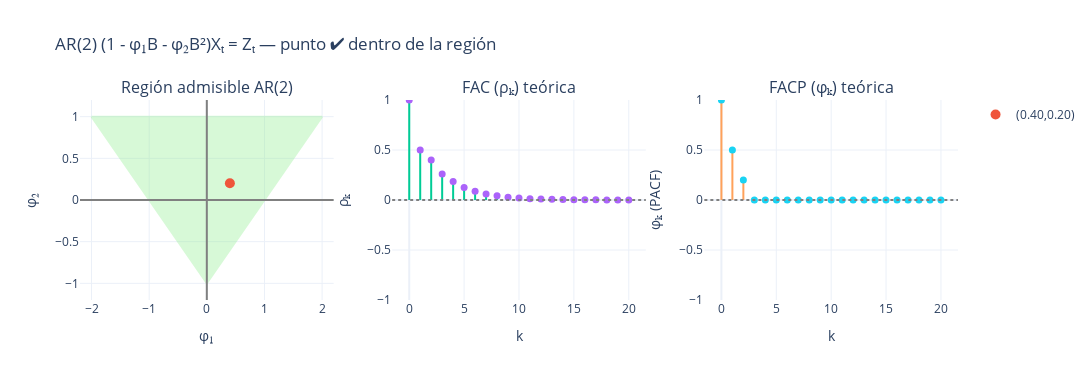

Source (notebook cell):
### Markdown cell above
**Región admisible 1 para el proceso AR(2)**

**Modelo:**
$$
(1 - \phi_1 B - \phi_2 B^2) W_t = \alpha_t
$$


**Condiciones de la región:**

- $\phi_1 < 0$
- $\phi_1^2 + 4\phi_2 \geq 0$
- $\phi_2 + \phi_1 < 1$


**Interpretación gráfica:**

- Esta región se encuentra en el triángulo donde:
  - $\phi_2 = -\phi_1$
  - $\phi_1^2 + 4\phi_2 = 1$
  - Las autocorrelaciones (FAC) decaen exponencialmente
  - Las primeras $\rho_k$ son positivas y luego se alternan de signo

### Code cell
import numpy as np
import plotly.graph_objects as go
from plotly.subplots import make_subplots

# ========= util: "stem plot" (líneas verticales + marcadores) =========
def stem_trace(x, y):
    xs, ys = [], []
    for xi, yi in zip(x, y):
        xs += [xi, xi, None]
        ys += [0, yi, None]
    lines = go.Scatter(x=xs, y=ys, mode="lines", line=dict(width=2), showlegend=False)
    dots  = go.Scatter(x=x,  y=y,  mode="markers", marker=dict(size=7), showlegend=False)
    return lines, dots

# ========= pesos MA(∞) para AR(p): (1 - sum φ_j B^j)X_t = Z_t =========
def psi_weights_from_ar(phi, M=2000):
    p = len(phi)
    psi = np.zeros(M+1)
    psi[0] = 1.0
    for k in range(1, M+1):
        acc = 0.0
        for j in range(1, p+1):
            if k-j >= 0:
                acc += phi[j-1] * psi[k-j]
        psi[k] = acc
    return psi

# ========= ACF teórica a partir de psi-weights =========
def acf_from_psi(psi, m):
    M = len(psi) - 1
    gamma = np.zeros(m+1)
    for k in range(m+1):
        gamma[k] = np.dot(psi[:M-k+1], psi[k:M+1])
    return gamma / gamma[0]

# ========= PACF (Durbin-Levinson) dada la ACF =========
def pacf_from_acf(rho, m):
    # rho: [ρ0..ρm], Durbin-Levinson devuelve φ_{kk}; PACF_k = φ_{kk}
    pacf = np.zeros(m+1)
    pacf[0] = 1.0
    phi = np.zeros((m+1, m+1))
    phi[1,1] = rho[1]
    pacf[1] = phi[1,1]
    var = np.zeros(m+1)
    var[0] = 1.0
    var[1] = 1 - phi[1,1]**2
    for k in range(2, m+1):
        num = rho[k] - np.sum(phi[k-1,1:k] * rho[1:k][::-1])
        den = var[k-1]
        phi[k,k] = num / den
        for j in range(1, k):
            phi[k,j] = phi[k-1,j] - phi[k,k] * phi[k-1,k-j]
        var[k] = var[k-1] * (1 - phi[k,k]**2)
        pacf[k] = phi[k,k]
    return pacf

# ========= región admisible AR(2) (triángulo) =========
def admissible_triangle(n=400):
    # bordes: φ2 = -1; φ2 = 1 - φ1; φ2 = 1 + φ1
    phi1 = np.linspace(-2, 2, n)
    x_poly = np.concatenate([[-2,  2,  0]])
    y_poly = np.concatenate([[- 1,-1, 1]])
    return x_poly, y_poly

# ========= Panel completo =========
def panel_ar2(phi1=0.4, phi2=0.2, m=20):
    # Chequeo rápido de admisibilidad (suficiente para AR(2))
    inside = (phi2 > -1) and (phi1 + phi2 < 1) and (-phi1 + phi2 < 1)
    title_flag = "✔" if inside else "✖"
    fig = make_subplots(rows=1, cols=3,
                        subplot_titles=("Región admisible AR(2)",
                                        "FAC (ρₖ) teórica",
                                        "FACP (φₖ) teórica"))

    # --- 1) Región admisible sombreada + punto (φ1, φ2)
    x_poly = np.array([-2, 2, 0, -2])
    y_poly = np.array([ 1, 1,-1,  1])
    fig.add_trace(go.Scatter(x=x_poly, y=y_poly, fill="toself",
                             fillcolor="lightgreen", opacity=0.35,
                             mode="lines", line=dict(color="lightgreen"),
                             showlegend=False), row=1, col=1)
    # ejes guía
    fig.add_hline(y=0, line_color="gray", row=1, col=1)
    fig.add_vline(x=0, line_color="gray", row=1, col=1)
    # punto elegido
    fig.add_trace(go.Scatter(x=[phi1], y=[phi2], mode="markers",
                             marker=dict(size=10),
                             name=f"({phi1:.2f},{phi2:.2f})"), row=1, col=1)
    fig.update_xaxes(title_text="φ₁", range=[-2.2, 2.2], row=1, col=1)
    fig.update_yaxes(title_text="φ₂", range=[-1.2, 1.2], row=1, col=1)

    # --- 2) FAC teórica del AR(2) elegido
    psi = psi_weights_from_ar([phi1, phi2], M=2000)
    rho = acf_from_psi(psi, m)
    lags = np.arange(m+1)
    lines, dots = stem_trace(lags, rho)
    fig.add_trace(lines, row=1, col=2); fig.add_trace(dots, row=1, col=2)
    fig.add_hline(y=0, line_dash="dot", line_color="gray", row=1, col=2)
    fig.update_yaxes(range=[-1, 1], title_text="ρₖ", row=1, col=2)
    fig.update_xaxes(title_text="k", row=1, col=2)

    # --- 3) FACP teórica (corte en k=2)
    pacf = pacf_from_acf(rho, m)
    lines_p, dots_p = stem_trace(lags, pacf)
    fig.add_trace(lines_p, row=1, col=3); fig.add_trace(dots_p, row=1, col=3)
    fig.add_hline(y=0, line_dash="dot", line_color="gray", row=1, col=3)
    fig.update_yaxes(range=[-1, 1], title_text="φₖ (PACF)", row=1, col=3)
    fig.update_xaxes(title_text="k", row=1, col=3)

    fig.update_layout(template="plotly_white", width=1150, height=380,
                      title=f"AR(2) (1 - φ₁B - φ₂B²)Xₜ = Zₜ — punto {title_flag} dentro de la región")
    return fig

# ================== EJEMPLO ==================
# Elegimos parámetros DENTRO del área: φ1=0.4, φ2=0.2 (cumple φ2>-1 y φ2<1-|φ1|=0.6)
fig = panel_ar2(phi1=0.4, phi2=0.2, m=20)
fig.show()

### Figure 1 — Plotly figure (JSON) as saved in the notebook; plotly's stock layout.template omitted (floating-point values rounded to 4 significant figures)
{"data": [{"fill": "toself", "fillcolor": "lightgreen", "line": {"color": "lightgreen"}, "mode": "lines", "opacity": 0.35, "showlegend": false, "type": "scatter", "x": [-2, 2, 0, -2], "xaxis": "x", "y": [1, 1, -1, 1], "yaxis": "y"}, {"marker": {"size": 10}, "mode": "markers", "name": "(0.40,0.20)", "type": "scatter", "x": [0.4], "xaxis": "x", "y": [0.2], "yaxis": "y"}, {"line": {"width": 2}, "mode": "lines", "showlegend": false, "type": "scatter", "x": [0, 0, null, 1, 1, null, 2, 2, null, 3, 3, null, 4, 4, null, 5, 5, null, 6, 6, null, 7, 7, null, 8, 8, null, 9, 9, null, 10, 10, null, 11, 11, null, 12, 12, null, 13, 13, null, 14, 14, null, 15, 15, null, 16, 16, null, 17, 17, null, 18, 18, null, 19, 19, null, 20, 20, null], "xaxis": "x2", "y": [0, 1, null, 0, 0.5, null, 0, 0.4, null, 0, 0.26, null, 0, 0.184, null, 0, 0.1256, null, 0, 0.08704, null, 0, 0.05994, null, 0, 0.04138, null, 0, 0.02854, null, 0, 0.01969, null, 0, 0.01359, null, 0, 0.009373, null, 0, 0.006466, null, 0, 0.004461, null, 0, 0.003078, null, 0, 0.002123, null, 0, 0.001465, null, 0, 0.001011, null, 0, 0.0006972, null, 0, 0.000481, null], "yaxis": "y2"}, {"marker": {"size": 7}, "mode": "markers", "showlegend": false, "type": "scatter", "x": [0, 1, 2, 3, 4, 5, 6, 7, 8, 9, 10, 11, 12, 13, 14, 15, 16, 17, 18, 19, 20], "xaxis": "x2", "y": [1.0, 0.5, 0.4, 0.26, 0.184, 0.1256, 0.08704, 0.05994, 0.04138, 0.02854, 0.01969, 0.01359, 0.009373, 0.006466, 0.004461, 0.003078, 0.002123, 0.001465, 0.001011, 0.0006972, 0.000481], "yaxis": "y2"}, {"line": {"width": 2}, "mode": "lines", "showlegend": false, "type": "scatter", "x": [0, 0, null, 1, 1, null, 2, 2, null, 3, 3, null, 4, 4, null, 5, 5, null, 6, 6, null, 7, 7, null, 8, 8, null, 9, 9, null, 10, 10, null, 11, 11, null, 12, 12, null, 13, 13, null, 14, 14, null, 15, 15, null, 16, 16, null, 17, 17, null, 18, 18, null, 19, 19, null, 20, 20, null], "xaxis": "x3", "y": [0, 1, null, 0, 0.5, null, 0, 0.2, null, 0, -7.71e-17, null, 0, -7.71e-17, null, 0, 7.71e-17, null, 0, -1.927e-17, null, 0, 1.927e-17, null, 0, 9.637e-18, null, 0, -9.637e-18, null, 0, -4.819e-18, null, 0, 4.819e-18, null, 0, 0, null, 0, -2.409e-18, null, 0, -1.205e-18, null, 0, 1.205e-18, null, 0, -6.023e-19, null, 0, 3.012e-19, null, 0, -3.012e-19, null, 0, 0, null, 0, 1.506e-19, null], "yaxis": "y3"}, {"marker": {"size": 7}, "mode": "markers", "showlegend": false, "type": "scatter", "x": [0, 1, 2, 3, 4, 5, 6, 7, 8, 9, 10, 11, 12, 13, 14, 15, 16, 17, 18, 19, 20], "xaxis": "x3", "y": [1.0, 0.5, 0.2, -7.71e-17, -7.71e-17, 7.71e-17, -1.927e-17, 1.927e-17, 9.637e-18, -9.637e-18, -4.819e-18, 4.819e-18, 0.0, -2.409e-18, -1.205e-18, 1.205e-18, -6.023e-19, 3.012e-19, -3.012e-19, 0.0, 1.506e-19], "yaxis": "y3"}], "layout": {"annotations": [{"font": {"size": 16}, "showarrow": false, "text": "Región admisible AR(2)", "x": 0.1444, "xanchor": "center", "xref": "paper", "y": 1, "yanchor": "bottom", "yref": "paper"}, {"font": {"size": 16}, "showarrow": false, "text": "FAC (ρₖ) teórica", "x": 0.5, "xanchor": "center", "xref": "paper", "y": 1, "yanchor": "bottom", "yref": "paper"}, {"font": {"size": 16}, "showarrow": false, "text": "FACP (φₖ) teórica", "x": 0.8556, "xanchor": "center", "xref": "paper", "y": 1, "yanchor": "bottom", "yref": "paper"}], "height": 380, "shapes": [{"line": {"color": "gray"}, "type": "line", "x0": 0, "x1": 1, "xref": "x domain", "y0": 0, "y1": 0, "yref": "y"}, {"line": {"color": "gray"}, "type": "line", "x0": 0, "x1": 0, "xref": "x", "y0": 0, "y1": 1, "yref": "y domain"}, {"line": {"color": "gray", "dash": "dot"}, "type": "line", "x0": 0, "x1": 1, "xref": "x2 domain", "y0": 0, "y1": 0, "yref": "y2"}, {"line": {"color": "gray", "dash": "dot"}, "type": "line", "x0": 0, "x1": 1, "xref": "x3 domain", "y0": 0, "y1": 0, "yref": "y3"}], "title": {"text": "AR(2) (1 - φ₁B - φ₂B²)Xₜ = Zₜ — punto ✔ dentro de la región"}, "width": 1150, "xaxis": {"anchor": "y", "domain": [0, 0.2889], "range": [-2.2, 2.2], "title": {"text": "φ₁"}}, "xaxis2": {"anchor": "y2", "domain": [0.3556, 0.6444], "title": {"text": "k"}}, "xaxis3": {"anchor": "y3", "domain": [0.7111, 1], "title": {"text": "k"}}, "yaxis": {"anchor": "x", "domain": [0, 1], "range": [-1.2, 1.2], "title": {"text": "φ₂"}}, "yaxis2": {"anchor": "x2", "domain": [0, 1], "range": [-1, 1], "title": {"text": "ρₖ"}}, "yaxis3": {"anchor": "x3", "domain": [0, 1], "range": [-1, 1], "title": {"text": "φₖ (PACF)"}}}}
